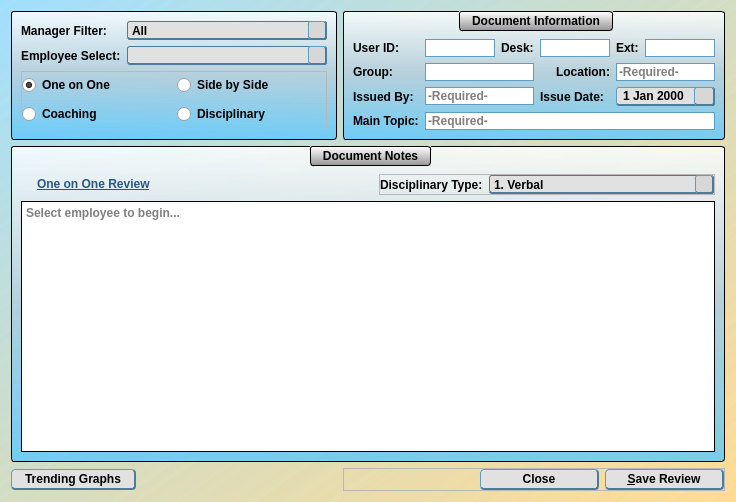
<?xml version="1.0" encoding="UTF-8"?>
<ui version="4.0">
 <class>managerForm</class>
 <widget class="QDialog" name="managerForm">
  <property name="geometry">
   <rect>
    <x>0</x>
    <y>0</y>
    <width>736</width>
    <height>502</height>
   </rect>
  </property>
  <property name="windowTitle">
   <string>Manager Review Form</string>
  </property>
  <property name="windowIcon">
   <iconset resource="../main_images.qrc">
    <normaloff>:/logos/Images/Meduit_logo.ico</normaloff>:/logos/Images/Meduit_logo.ico</iconset>
  </property>
  <property name="styleSheet">
   <string notr="true">QMainWindow{
	background-color: qlineargradient(spread:pad, x1:1, y1:1, x2:0, y2:0.011, stop:0 rgba(255, 218, 144, 200), stop:1 rgba(129, 213, 255, 126));
}
QDialog{
	background-color: qlineargradient(spread:pad, x1:1, y1:1, x2:0, y2:0.011, stop:0 rgba(255, 218, 144, 200), stop:1 rgba(129, 213, 255, 126));
}
QWidget{
	font: 11pt &quot;Corbel&quot;;
	font-weight: bold;
}
QPlainTextEdit{
	border: 1px solid black;
}
QDateEdit{
	background-color: rgb(223, 223, 223);
	border: 1px solid rgb(95, 158, 195);
	font: 10pt &quot;MS Shell Dlg 2&quot;;
	border-bottom: 2px solid rgb(75, 124, 154);
	border-top: 1px solid rgb(95, 158, 195);
	border-right: 2px solid rgb(75, 124, 154);
	border-left: 1px solid rgb(95, 158, 195);
	border-radius: 3px;
	padding-left: 3px;
	padding-right: 3px;
	background-color: rgb(225, 225, 225);
}
QDateEdit::drop-down{
	background-color: rgb(215, 215, 215);
	border-bottom: 2px solid rgb(75, 124, 154);
	border-top: 1px solid rgb(95, 158, 195);
	border-right: 2px solid rgb(75, 124, 154);
	border-left: 1px solid rgb(95, 158, 195);
	border-radius: 3px;
	subcontrol-origin: margin;
	width: 18px;
}
QDateEdit::down-arrow{
	image: url(:/arrows/Images/arrow-dwn.png);
	width: 14 px;
	height:14 px;
}
QGroupBox{
	background-color: qlineargradient(spread:pad, x1:0.5, y1:0, x2:0.5, y2:1, stop:0 rgba(255, 255, 255, 209), stop:0.485876 rgba(181, 207, 220, 239), stop:1 rgba(85, 199, 255, 196));
	border: 1px solid black;
	border-radius: 3px;
	margin-top: 1ex;
	padding-top: 18;
	font: 11pt &quot;Corbel&quot;;
	font-weight: bold;
}
QGroupBox::title{
	background-color: qlineargradient(spread:pad, x1:0.50035, y1:1, x2:0.5, y2:0, stop:0 rgba(151, 151, 151, 255), stop:1 rgba(255, 255, 255, 255));
	border: 1px solid black;
	border-radius: 3px;
	padding: 2 10px;
	subcontrol-origin: margin;
	subcontrol-position: top;
	font: 11pt &quot;Corbel&quot;;
	font-weight: bold;
}
QLineEdit{
	border: 1px solid rgb(95, 158, 195);
	font: 10pt &quot;MS Shell Dlg 2&quot;;
}
QLineEdit[readOnly=&quot;true&quot;]{
	background-color: rgb(200, 200, 200);
	border: 1px solid rgb(95, 158, 195);
	font: 10pt &quot;MS Shell Dlg 2&quot;;
}
QTextEdit{
	font: 12pt &quot;Corbel&quot;;
}
QStatusBar{
	font: 10pt &quot;MS Shell Dlg 2&quot;;
}
QPushButton{
	border-bottom: 2px solid rgb(75, 124, 154);
	border-top: 1px solid rgb(95, 158, 195);
	border-right: 2px solid rgb(75, 124, 154);
	border-left: 1px solid rgb(95, 158, 195);
	border-radius: 4px;
	padding: 2px;
	padding-left: 13px;
	padding-right: 13px;
	background-color: rgb(225, 225, 225);
	font: 11pt &quot;Corbel&quot;;
	font-weight: bold;
}
QPushButton::hover{
	border-bottom: 2px solid rgb(75, 124, 154);
	border-top: 1px solid rgb(95, 158, 195);
	border-right: 2px solid rgb(75, 124, 154);
	border-left: 1px solid rgb(95, 158, 195);
	border-radius: 4px;
	padding: 2px;
	padding-left: 13px;
	padding-right: 13px;
	background-color: rgb(215, 215, 215);
	font: 11pt &quot;Corbel&quot;;
	font-weight: bold;
}
QPushButton::pressed{
	border-bottom: 1px solid rgb(75, 124, 154);
	border-top: 2px solid rgb(95, 158, 195);
	border-right: 1px solid rgb(75, 124, 154);
	border-left: 2px solid rgb(95, 158, 195);
	border-radius: 4px;
	padding: 2px;
	padding-left: 10px;
	padding-right: 10px;
	width: 80px;
	background-color: rgb(225, 225, 225);
	font: 11pt &quot;Corbel&quot;;
	font-weight: bold;
}
QComboBox{
	border-bottom: 2px solid rgb(75, 124, 154);
	border-top: 1px solid rgb(75, 124, 154);
	border-right: 1px solid rgb(75, 124, 154);
	border-left: 1px solid rgb(75, 124, 154);
	border-radius: 3px;
	background-color: rgb(225, 225, 225);
}
QComboBox::drop-down{
	background-color: rgb(215, 215, 215);
	border-bottom: 2px solid rgb(75, 124, 154);
	border-top: 1px solid rgb(95, 158, 195);
	border-right: 2px solid rgb(75, 124, 154);
	border-left: 1px solid rgb(95, 158, 195);
	border-radius: 3px;
	subcontrol-origin: margin;
	width: 16px;
}
QComboBox::drop-down::hover{
	background-color: rgb(205, 205, 205);
	border-bottom: 2px solid rgb(75, 124, 154);
	border-top: 1px solid rgb(95, 158, 195);
	border-right: 2px solid rgb(75, 124, 154);
	border-left: 1px solid rgb(95, 158, 195);
	border-radius: 3px;
	subcontrol-origin: margin;
	width: 16px;
}
QComboBox::drop-down::pressed{
	background-color: rgb(215, 215, 215);
	border-bottom: 1px solid rgb(75, 124, 154);
	border-top: 2px solid rgb(95, 158, 195);
	border-right: 1px solid rgb(75, 124, 154);
	border-left: 2px solid rgb(95, 158, 195);
	border-radius: 3px;
	subcontrol-origin: margin;
	width: 16px;
}
QComboBox::down-arrow{
	image: url(:/arrows/Images/arrow-dwn.png);
	width: 14 px;
	height:14 px;
}
QCalendarWidget QWidget#qt_calendar_navigationbar{
	background-color: qlineargradient(spread:pad, x1:0.50035, y1:1, x2:0.5, y2:0, stop:0 rgba(151, 151, 151, 255), stop:1 rgba(255, 255, 255, 255));
	border-top: 1px solid black;
	border-left: 1px solid black;
	border-right: 1px solid black;
	border-top-left-radius: 3px;
	border-top-right-radius: 3px;
	font: 11pt &quot;Corbel&quot;;
	font-weight: bold;
}
QCalendarWidget QToolButton{
	color: rgb(0, 0, 0);
  	icon-size: 20px, 20px;
}
QCalendarWidget QWidget#qt_calendar_prevmonth{
	qproperty-icon: url(:/arrows/Images/arrow-left.png);
}

QCalendarWidget QWidget#qt_calendar_nextmonth{
	qproperty-icon: url(:/arrows/Images/arrow-right.png);
}
QCalendarWidget QSpinBox{ 
	font: 11pt &quot;Corbel&quot;;
	font-weight: bold;
}
QCalendarWidget QMenu{
	font: 11pt &quot;Corbel&quot;;
	font-weight: bold;
}
QCalendarWidget QWidget{
	alternate-background-color: rgb(234, 234, 234);
}
QCalendarWidget QAbstractItemView:enabled{
	font: 12pt &quot;Corbel&quot;;
	font-weight: bold;
	background-color: rgb(214, 214, 214);
  	selection-background-color: rgb(64, 64, 64);
	selection-color: rgb(255, 255, 255);
	border: 1px solid black;
	border-bottom-left-radius: 3px;
	border-bottom-right-radius: 3px;
}
QCalendarWidget QAbstractItemView:disabled{
	color: rgb(64, 64, 64); 
}</string>
  </property>
  <layout class="QGridLayout" name="gridLayout_2">
   <item row="3" column="1">
    <widget class="QPushButton" name="employeeGraphs">
     <property name="sizePolicy">
      <sizepolicy hsizetype="Maximum" vsizetype="Fixed">
       <horstretch>0</horstretch>
       <verstretch>0</verstretch>
      </sizepolicy>
     </property>
     <property name="text">
      <string>Trending Graphs</string>
     </property>
    </widget>
   </item>
   <item row="0" column="1">
    <widget class="QGroupBox" name="groupBox_2">
     <property name="styleSheet">
      <string notr="true">QGroupBox{
	background-color: qlineargradient(spread:pad, x1:0.5, y1:0, x2:0.5, y2:1, stop:0 rgba(255, 255, 255, 209), stop:0.485876 rgba(181, 207, 220, 239), stop:1 rgba(85, 199, 255, 196));
	border: 1px solid black;
	border-radius: 3px;
	margin-top: 1ex;
	padding-top: 0;
	font: 11pt &quot;Corbel&quot;;
	font-weight: bold;
}
QGroupBox::title{
	background-color: rgb(195, 195, 195);
	border: 1px solid black;
	border-radius: 3px;
	padding: 2 10px;
	subcontrol-origin: margin;
	subcontrol-position: top;
	font: 11pt &quot;Corbel&quot;;
	font-weight: bold;
}</string>
     </property>
     <property name="title">
      <string/>
     </property>
     <layout class="QGridLayout" name="gridLayout_4">
      <item row="0" column="2">
       <widget class="QComboBox" name="managerCombo">
        <property name="minimumSize">
         <size>
          <width>200</width>
          <height>0</height>
         </size>
        </property>
        <property name="styleSheet">
         <string notr="true">QFrame{
	background-color: qlineargradient(spread:pad, x1:0.5, y1:0, x2:0.5, y2:1, stop:0 rgba(255, 255, 255, 209), stop:0.485876 rgba(181, 207, 220, 239), stop:1 rgba(85, 199, 255, 196));
}</string>
        </property>
        <item>
         <property name="text">
          <string>All</string>
         </property>
        </item>
       </widget>
      </item>
      <item row="2" column="1" colspan="2">
       <widget class="QFrame" name="frame_2">
        <property name="frameShape">
         <enum>QFrame::StyledPanel</enum>
        </property>
        <property name="frameShadow">
         <enum>QFrame::Raised</enum>
        </property>
        <layout class="QGridLayout" name="gridLayout_5">
         <property name="leftMargin">
          <number>0</number>
         </property>
         <property name="topMargin">
          <number>0</number>
         </property>
         <property name="rightMargin">
          <number>0</number>
         </property>
         <property name="bottomMargin">
          <number>0</number>
         </property>
         <item row="1" column="1">
          <widget class="QRadioButton" name="radioDisc">
           <property name="text">
            <string>Disciplinary</string>
           </property>
          </widget>
         </item>
         <item row="0" column="0">
          <widget class="QRadioButton" name="radio1on1">
           <property name="text">
            <string>One on One</string>
           </property>
           <property name="checked">
            <bool>true</bool>
           </property>
          </widget>
         </item>
         <item row="1" column="0">
          <widget class="QRadioButton" name="radioCoach">
           <property name="text">
            <string>Coaching</string>
           </property>
          </widget>
         </item>
         <item row="0" column="1">
          <widget class="QRadioButton" name="radioSbS">
           <property name="text">
            <string>Side by Side</string>
           </property>
          </widget>
         </item>
        </layout>
       </widget>
      </item>
      <item row="1" column="2">
       <widget class="QComboBox" name="employeeSelect">
        <property name="minimumSize">
         <size>
          <width>200</width>
          <height>0</height>
         </size>
        </property>
        <property name="styleSheet">
         <string notr="true">QFrame{
	background-color: qlineargradient(spread:pad, x1:0.5, y1:0, x2:0.5, y2:1, stop:0 rgba(255, 255, 255, 209), stop:0.485876 rgba(181, 207, 220, 239), stop:1 rgba(85, 199, 255, 196));
}</string>
        </property>
       </widget>
      </item>
      <item row="1" column="1">
       <widget class="QLabel" name="label_20">
        <property name="sizePolicy">
         <sizepolicy hsizetype="Maximum" vsizetype="Preferred">
          <horstretch>0</horstretch>
          <verstretch>0</verstretch>
         </sizepolicy>
        </property>
        <property name="text">
         <string>Employee Select:</string>
        </property>
       </widget>
      </item>
      <item row="0" column="1">
       <widget class="QLabel" name="label_21">
        <property name="text">
         <string>Manager Filter:</string>
        </property>
       </widget>
      </item>
     </layout>
    </widget>
   </item>
   <item row="2" column="1" colspan="2">
    <widget class="QGroupBox" name="groupBox_3">
     <property name="title">
      <string>Document Notes</string>
     </property>
     <layout class="QGridLayout" name="gridLayout_3">
      <item row="0" column="1">
       <widget class="QLabel" name="tempType">
        <property name="sizePolicy">
         <sizepolicy hsizetype="Preferred" vsizetype="Fixed">
          <horstretch>0</horstretch>
          <verstretch>0</verstretch>
         </sizepolicy>
        </property>
        <property name="styleSheet">
         <string notr="true">QLabel{
	color: rgb(43, 87, 130);
	font: 16pt &quot;Corbel&quot;;
	font-weight: bold;
	text-decoration: underline;
}</string>
        </property>
        <property name="text">
         <string>One on One Review</string>
        </property>
       </widget>
      </item>
      <item row="0" column="2">
       <widget class="QFrame" name="discFrame">
        <property name="sizePolicy">
         <sizepolicy hsizetype="Preferred" vsizetype="Minimum">
          <horstretch>0</horstretch>
          <verstretch>0</verstretch>
         </sizepolicy>
        </property>
        <property name="frameShape">
         <enum>QFrame::StyledPanel</enum>
        </property>
        <property name="frameShadow">
         <enum>QFrame::Raised</enum>
        </property>
        <layout class="QHBoxLayout" name="horizontalLayout_2">
         <property name="leftMargin">
          <number>0</number>
         </property>
         <property name="topMargin">
          <number>0</number>
         </property>
         <property name="rightMargin">
          <number>0</number>
         </property>
         <property name="bottomMargin">
          <number>0</number>
         </property>
         <item>
          <widget class="QLabel" name="label_10">
           <property name="sizePolicy">
            <sizepolicy hsizetype="Maximum" vsizetype="Preferred">
             <horstretch>0</horstretch>
             <verstretch>0</verstretch>
            </sizepolicy>
           </property>
           <property name="text">
            <string>Disciplinary Type:</string>
           </property>
          </widget>
         </item>
         <item>
          <widget class="QComboBox" name="disciplineType">
           <property name="styleSheet">
            <string notr="true">QFrame{
	background-color: qlineargradient(spread:pad, x1:0.5, y1:0, x2:0.5, y2:1, stop:0 rgba(255, 255, 255, 209), stop:0.485876 rgba(181, 207, 220, 239), stop:1 rgba(85, 199, 255, 196));
}</string>
           </property>
           <item>
            <property name="text">
             <string>1. Verbal</string>
            </property>
           </item>
           <item>
            <property name="text">
             <string>2. Written</string>
            </property>
           </item>
           <item>
            <property name="text">
             <string>3. Final Written</string>
            </property>
           </item>
           <item>
            <property name="text">
             <string>4. PIP</string>
            </property>
           </item>
           <item>
            <property name="text">
             <string>5. Term</string>
            </property>
           </item>
          </widget>
         </item>
        </layout>
       </widget>
      </item>
      <item row="0" column="0">
       <spacer name="horizontalSpacer_2">
        <property name="orientation">
         <enum>Qt::Horizontal</enum>
        </property>
        <property name="sizeType">
         <enum>QSizePolicy::Fixed</enum>
        </property>
        <property name="sizeHint" stdset="0">
         <size>
          <width>10</width>
          <height>20</height>
         </size>
        </property>
       </spacer>
      </item>
      <item row="1" column="0" colspan="3">
       <widget class="QPlainTextEdit" name="managerNotes">
        <property name="readOnly">
         <bool>true</bool>
        </property>
        <property name="tabStopWidth">
         <number>40</number>
        </property>
        <property name="placeholderText">
         <string>Select employee to begin...</string>
        </property>
       </widget>
      </item>
     </layout>
    </widget>
   </item>
   <item row="0" column="2">
    <widget class="QGroupBox" name="agentDetails">
     <property name="sizePolicy">
      <sizepolicy hsizetype="Preferred" vsizetype="Maximum">
       <horstretch>0</horstretch>
       <verstretch>0</verstretch>
      </sizepolicy>
     </property>
     <property name="title">
      <string>Document Information</string>
     </property>
     <layout class="QGridLayout" name="gridLayout">
      <item row="0" column="0">
       <widget class="QLabel" name="label">
        <property name="sizePolicy">
         <sizepolicy hsizetype="Maximum" vsizetype="Preferred">
          <horstretch>0</horstretch>
          <verstretch>0</verstretch>
         </sizepolicy>
        </property>
        <property name="text">
         <string>User ID:</string>
        </property>
        <property name="alignment">
         <set>Qt::AlignRight|Qt::AlignTrailing|Qt::AlignVCenter</set>
        </property>
       </widget>
      </item>
      <item row="0" column="5">
       <widget class="QLineEdit" name="agentExt">
        <property name="readOnly">
         <bool>true</bool>
        </property>
       </widget>
      </item>
      <item row="5" column="1" colspan="5">
       <widget class="QLineEdit" name="mainTopic">
        <property name="placeholderText">
         <string>-Required-</string>
        </property>
       </widget>
      </item>
      <item row="3" column="4" colspan="2">
       <widget class="QDateEdit" name="issueDate">
        <property name="alignment">
         <set>Qt::AlignCenter</set>
        </property>
        <property name="calendarPopup">
         <bool>true</bool>
        </property>
       </widget>
      </item>
      <item row="3" column="3">
       <widget class="QLabel" name="label_5">
        <property name="text">
         <string>Issue Date:</string>
        </property>
       </widget>
      </item>
      <item row="0" column="1">
       <widget class="QLineEdit" name="agentUserID">
        <property name="minimumSize">
         <size>
          <width>50</width>
          <height>0</height>
         </size>
        </property>
        <property name="readOnly">
         <bool>true</bool>
        </property>
       </widget>
      </item>
      <item row="0" column="2">
       <widget class="QLabel" name="label_2">
        <property name="text">
         <string>Desk:</string>
        </property>
       </widget>
      </item>
      <item row="0" column="3">
       <widget class="QLineEdit" name="agentDesk">
        <property name="readOnly">
         <bool>true</bool>
        </property>
       </widget>
      </item>
      <item row="5" column="0">
       <widget class="QLabel" name="label_7">
        <property name="text">
         <string>Main Topic:</string>
        </property>
       </widget>
      </item>
      <item row="1" column="1" colspan="2">
       <widget class="QLineEdit" name="agentGroup">
        <property name="readOnly">
         <bool>true</bool>
        </property>
       </widget>
      </item>
      <item row="1" column="4" colspan="2">
       <widget class="QLineEdit" name="meetLocation">
        <property name="placeholderText">
         <string>-Required-</string>
        </property>
       </widget>
      </item>
      <item row="0" column="4">
       <widget class="QLabel" name="label_8">
        <property name="text">
         <string>Ext:</string>
        </property>
       </widget>
      </item>
      <item row="3" column="1" colspan="2">
       <widget class="QLineEdit" name="issuedBy">
        <property name="placeholderText">
         <string>-Required-</string>
        </property>
       </widget>
      </item>
      <item row="3" column="0">
       <widget class="QLabel" name="label_6">
        <property name="text">
         <string>Issued By:</string>
        </property>
       </widget>
      </item>
      <item row="1" column="0">
       <widget class="QLabel" name="label_3">
        <property name="text">
         <string>Group:</string>
        </property>
       </widget>
      </item>
      <item row="1" column="3">
       <widget class="QLabel" name="label_4">
        <property name="text">
         <string>Location:</string>
        </property>
        <property name="alignment">
         <set>Qt::AlignRight|Qt::AlignTrailing|Qt::AlignVCenter</set>
        </property>
       </widget>
      </item>
     </layout>
    </widget>
   </item>
   <item row="3" column="2">
    <widget class="QFrame" name="frame">
     <property name="sizePolicy">
      <sizepolicy hsizetype="Preferred" vsizetype="Maximum">
       <horstretch>0</horstretch>
       <verstretch>0</verstretch>
      </sizepolicy>
     </property>
     <property name="frameShape">
      <enum>QFrame::StyledPanel</enum>
     </property>
     <property name="frameShadow">
      <enum>QFrame::Raised</enum>
     </property>
     <layout class="QHBoxLayout" name="horizontalLayout">
      <property name="leftMargin">
       <number>0</number>
      </property>
      <property name="topMargin">
       <number>0</number>
      </property>
      <property name="rightMargin">
       <number>0</number>
      </property>
      <property name="bottomMargin">
       <number>0</number>
      </property>
      <item>
       <spacer name="horizontalSpacer">
        <property name="orientation">
         <enum>Qt::Horizontal</enum>
        </property>
        <property name="sizeHint" stdset="0">
         <size>
          <width>40</width>
          <height>20</height>
         </size>
        </property>
       </spacer>
      </item>
      <item>
       <widget class="QPushButton" name="closeButton">
        <property name="minimumSize">
         <size>
          <width>119</width>
          <height>0</height>
         </size>
        </property>
        <property name="maximumSize">
         <size>
          <width>119</width>
          <height>16777215</height>
         </size>
        </property>
        <property name="text">
         <string>Close</string>
        </property>
       </widget>
      </item>
      <item>
       <widget class="QPushButton" name="saveReview">
        <property name="minimumSize">
         <size>
          <width>119</width>
          <height>0</height>
         </size>
        </property>
        <property name="maximumSize">
         <size>
          <width>119</width>
          <height>16777215</height>
         </size>
        </property>
        <property name="text">
         <string>&amp;Save Review</string>
        </property>
       </widget>
      </item>
     </layout>
    </widget>
   </item>
  </layout>
 </widget>
 <tabstops>
  <tabstop>managerCombo</tabstop>
  <tabstop>employeeSelect</tabstop>
 </tabstops>
 <resources>
  <include location="../main_images.qrc"/>
 </resources>
 <connections/>
</ui>
